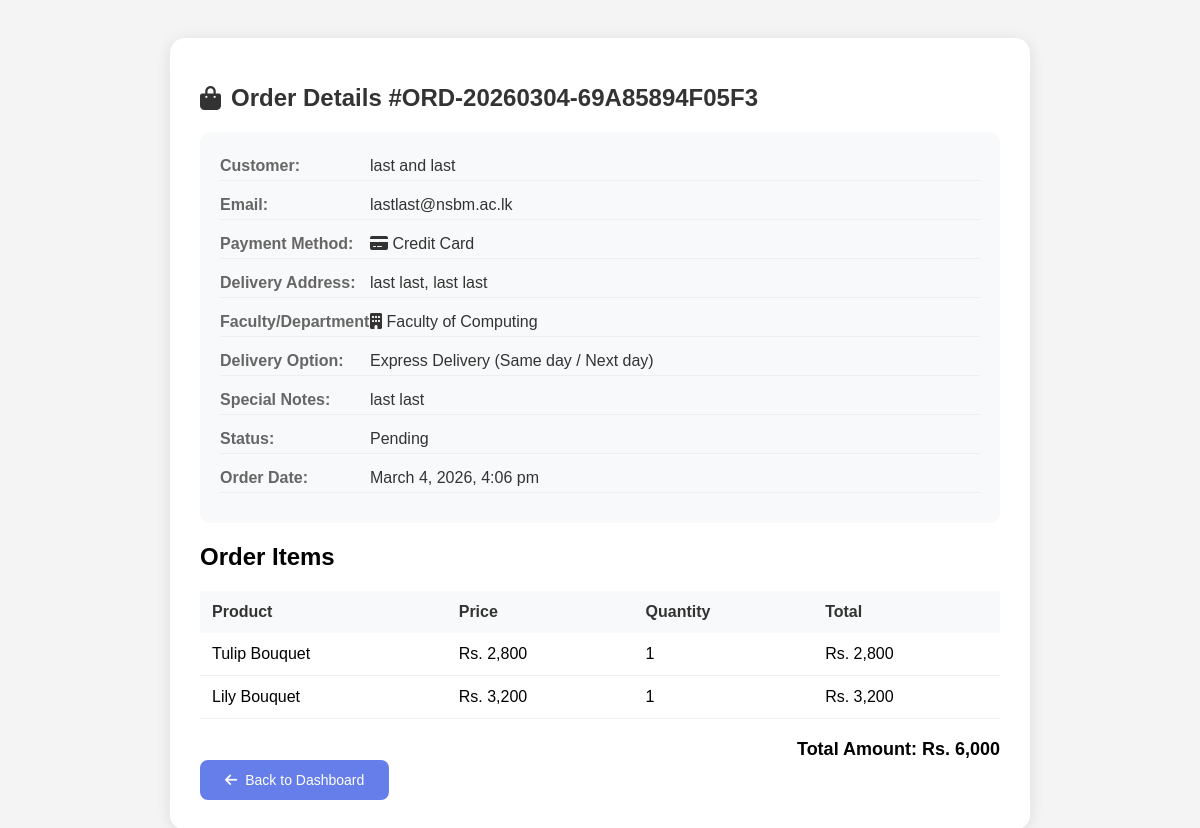
Page /admin/view_order.php?id=6 (signed in) on the committed database.
### tables this page shows
CREATE TABLE `orders` (
  `id` int(11) NOT NULL,
  `user_id` int(11) NOT NULL,
  `order_number` varchar(50) NOT NULL,
  `total_amount` decimal(10,2) NOT NULL,
  `payment_method` enum('card','cash') NOT NULL,
  `delivery_address` text NOT NULL,
  `status` enum('pending','processing','completed','cancelled') DEFAULT 'pending',
  `created_at` timestamp NOT NULL DEFAULT current_timestamp(),
  `faculty` varchar(100) NOT NULL DEFAULT 'Not Specified',
  `delivery_option` varchar(50) NOT NULL DEFAULT 'standard',
  `special_notes` text DEFAULT NULL
);

CREATE TABLE `users` (
  `id` int(11) NOT NULL,
  `full_name` varchar(100) NOT NULL,
  `email` varchar(100) NOT NULL,
  `password` varchar(255) NOT NULL,
  `created_at` timestamp NOT NULL DEFAULT current_timestamp(),
  `is_admin` tinyint(4) DEFAULT 0
);

CREATE TABLE `order_items` (
  `id` int(11) NOT NULL,
  `order_id` int(11) NOT NULL,
  `product_id` int(11) NOT NULL,
  `product_name` varchar(200) NOT NULL,
  `price` decimal(10,2) NOT NULL,
  `quantity` int(11) NOT NULL
);

### admin/view_order.php (the view, shortened to what this page needs)
<?php
require_once '../config/database.php';
$order_id = $_GET['id'] ?? 0;
$stmt = $pdo->prepare("
    SELECT o.*, u.full_name, u.email
    FROM orders o
    JOIN users u ON o.user_id = u.id
    WHERE o.id = ?
");
$stmt->execute([$order_id]);
$order = $stmt->fetch();
$stmt = $pdo->prepare("SELECT * FROM order_items WHERE order_id = ?");
$stmt->execute([$order_id]);
$items = $stmt->fetchAll();
?>
<!DOCTYPE html>
<html>
<head>
    <link rel="stylesheet" href="https://cdnjs.cloudflare.com/ajax/libs/font-awesome/6.0.0/css/all.min.css">
</head>
<body>
    <div class="container">
        <h1><i class="fas fa-shopping-bag"></i> Order Details #<?php echo $order['order_number']; ?></h1>
        <div class="order-info">
            <div class="info-row">
                <span class="info-label">Customer:</span>
                <span class="info-value"><?php echo htmlspecialchars($order['full_name']); ?></span>
            </div>
            <div class="info-row">
                <span class="info-label">Email:</span>
                <span class="info-value"><?php echo htmlspecialchars($order['email']); ?></span>
            </div>
            <div class="info-row">
                <span class="info-label">Payment Method:</span>
                <span class="info-value">
                    <?php if($order['payment_method'] == 'card'): ?>
                        <i class="fas fa-credit-card"></i> Credit Card
                    <?php else: ?>
                        <i class="fas fa-money-bill-wave"></i> Cash on Delivery
                    <?php endif; ?>
                </span>
            </div>
            <div class="info-row">
                <span class="info-label">Delivery Address:</span>
                <span class="info-value"><?php echo htmlspecialchars($order['delivery_address']); ?></span>
            </div>
            <div class="info-row">
                <span class="info-label">Faculty/Department:</span>
                <span class="info-value"><i class="fas fa-building"></i> <?php echo htmlspecialchars($order['faculty']); ?></span>
            </div>
            <div class="info-row">
                <span class="info-label">Delivery Option:</span>
                <span class="info-value">
                    <?php
                        $deliveryOptions = [
                            'standard' => 'Standard Delivery (2-3 working days)',
                            'express' => 'Express Delivery (Same day / Next day)',
                            'scheduled' => 'Scheduled Delivery (Choose your date & time)'
                        ];
                        echo isset($deliveryOptions[$order['delivery_option']]) ? $deliveryOptions[$order['delivery_option']] : htmlspecialchars($order['delivery_option']);
                    ?>
                </span>
            </div>
            <?php if(!empty($order['special_notes'])): ?>
            <div class="info-row">
                <span class="info-label">Special Notes:</span>
                <span class="info-value"><?php echo htmlspecialchars($order['special_notes']); ?></span>
            </div>
            <?php endif; ?>
            <div class="info-row">
                <span class="info-label">Status:</span>
                <span class="info-value"><?php echo ucfirst($order['status']); ?></span>
            </div>
            <div class="info-row">
                <span class="info-label">Order Date:</span>
                <span class="info-value"><?php echo date('F j, Y, g:i a', strtotime($order['created_at'])); ?></span>
            </div>
        </div>
        <h2>Order Items</h2>
        <table>
            <thead>
                <tr>
                    <th>Product</th>
                    <th>Price</th>
                    <th>Quantity</th>
                    <th>Total</th>
                </tr>
            </thead>
            <tbody>
                <?php foreach($items as $item): ?>
                <tr>
                    <td><?php echo htmlspecialchars($item['product_name']); ?></td>
                    <td>Rs. <?php echo number_format($item['price']); ?></td>
                    <td><?php echo $item['quantity']; ?></td>
                    <td>Rs. <?php echo number_format($item['price'] * $item['quantity']); ?></td>
                </tr>
                <?php endforeach; ?>
            </tbody>
        </table>
        <div class="total">
            Total Amount: Rs. <?php echo number_format($order['total_amount']); ?>
        </div>
        <a href="index.php" class="back-btn">
            <i class="fas fa-arrow-left"></i> Back to Dashboard
        </a>
    </div>
</body>
</html>

### admin/view_order.php (style rules this page uses)
body { font-family: 'Poppins', sans-serif; background: #f4f4f4; padding: 30px; }
.container { max-width: 800px; margin: 0 auto; background: white; border-radius: 15px; padding: 30px; box-shadow: 0 2px 15px rgba(0,0,0,0.1); }
h1 { font-size: 24px; color: #333; margin-bottom: 20px; display: flex; align-items: center; gap: 10px; }
.order-info { background: #f8f9fa; padding: 20px; border-radius: 10px; margin-bottom: 20px; }
.info-row { display: flex; margin-bottom: 10px; padding: 5px 0; border-bottom: 1px solid #eee; }
.info-label { width: 150px; font-weight: 600; color: #666; }
.info-value { flex: 1; color: #333; }
table { width: 100%; border-collapse: collapse; margin: 20px 0; }
th { background: #f8f9fa; padding: 12px; text-align: left; font-weight: 600; color: #333; }
td { padding: 12px; border-bottom: 1px solid #eee; }
.total { font-size: 18px; font-weight: 700; color: var(--pink); text-align: right; margin-top: 20px; }
.back-btn { background: #667eea; color: white; padding: 12px 25px; border: none; border-radius: 8px; cursor: pointer; font-size: 14px; display: inline-flex; align-items: center; gap: 8px; text-decoration: none; }

### rows in the picture
orders: order_number "ORD-20260304-69A85894F05F3", user.full_name "last and last", user.email "lastlast@nsbm.ac.lk", delivery_address "last last, last last", faculty "Faculty of Computing", delivery_option "Express Delivery (Same day / Next day)", special_notes "last last", status "Pending", created_at "March 4, 2026, 4:06 pm", total_amount "6,000"
order_items: product_name "Tulip Bouquet", price "2,800", quantity "1", $item['price'] * $item['quantity'] "2,800"
order_items: product_name "Lily Bouquet", price "3,200", quantity "1", $item['price'] * $item['quantity'] "3,200"
